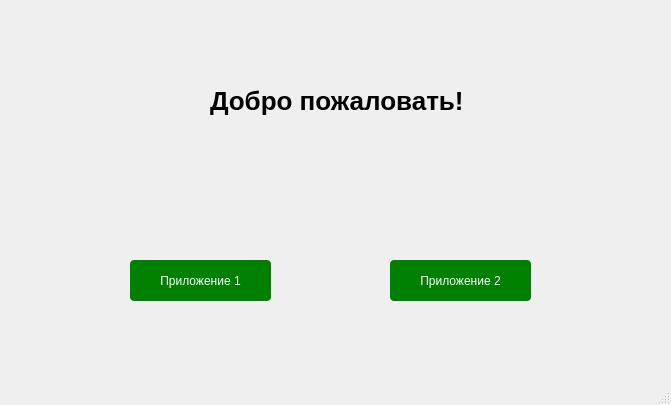
<?xml version="1.0" encoding="UTF-8"?>
<ui version="4.0">
 <class>MainWindow</class>
 <widget class="QMainWindow" name="MainWindow">
  <property name="geometry">
   <rect>
    <x>0</x>
    <y>0</y>
    <width>671</width>
    <height>405</height>
   </rect>
  </property>
  <property name="windowTitle">
   <string>Меню</string>
  </property>
  <widget class="QWidget" name="centralwidget">
   <widget class="QPushButton" name="on_btnProgram1">
    <property name="geometry">
     <rect>
      <x>130</x>
      <y>260</y>
      <width>141</width>
      <height>41</height>
     </rect>
    </property>
    <property name="styleSheet">
     <string notr="true">QPushButton {
    background-color: green;
    color: white;
    border-radius: 4px;
}

QPushButton:hover {
    background-color: darkgreen;
}</string>
    </property>
    <property name="text">
     <string>Приложение 1</string>
    </property>
   </widget>
   <widget class="QPushButton" name="on_btnProgram2">
    <property name="geometry">
     <rect>
      <x>390</x>
      <y>260</y>
      <width>141</width>
      <height>41</height>
     </rect>
    </property>
    <property name="styleSheet">
     <string notr="true">QPushButton {
    background-color: green;
    color: white;
    border-radius: 4px;
}

QPushButton:hover {
    background-color: darkgreen;
}</string>
    </property>
    <property name="text">
     <string>Приложение 2</string>
    </property>
   </widget>
   <widget class="QLabel" name="label">
    <property name="geometry">
     <rect>
      <x>210</x>
      <y>60</y>
      <width>261</width>
      <height>81</height>
     </rect>
    </property>
    <property name="styleSheet">
     <string notr="true">font-weight: bold;
font-size: 26px;
background: transparent;
border: none;  </string>
    </property>
    <property name="text">
     <string>Добро пожаловать!</string>
    </property>
   </widget>
  </widget>
  <widget class="QMenuBar" name="menubar">
   <property name="geometry">
    <rect>
     <x>0</x>
     <y>0</y>
     <width>671</width>
     <height>21</height>
    </rect>
   </property>
  </widget>
  <widget class="QStatusBar" name="statusbar"/>
 </widget>
 <resources/>
 <connections/>
</ui>
